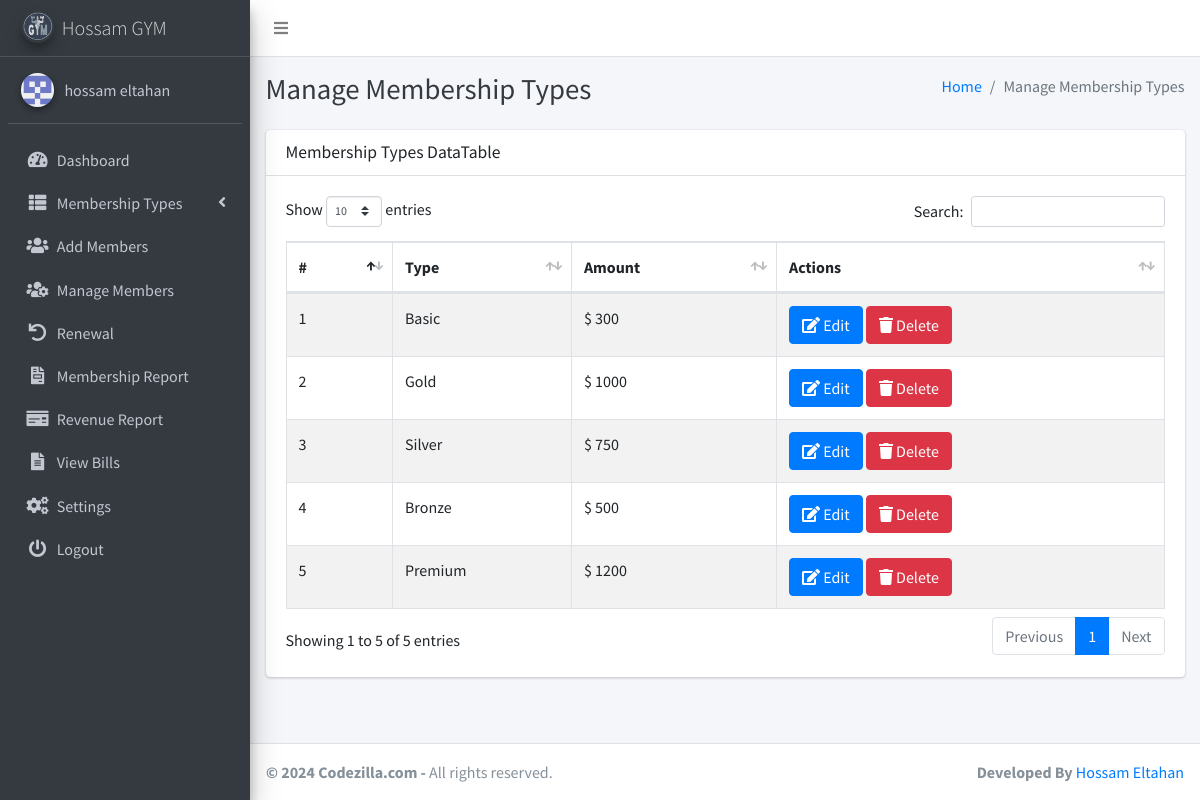
Page /view_type.php (signed in) on the committed database.
### tables this page shows
CREATE TABLE `settings` (
  `id` int(11) NOT NULL,
  `system_name` varchar(255) NOT NULL,
  `logo` varchar(255) NOT NULL,
  `currency` varchar(50) NOT NULL,
  `gym_address` varchar(255) DEFAULT NULL,
  `gym_contact` varchar(255) DEFAULT NULL,
  `gym_email` varchar(255) DEFAULT NULL,
  `gym_manager` varchar(255) DEFAULT NULL
);

CREATE TABLE `membership_types` (
  `id` int(11) NOT NULL,
  `type` varchar(255) NOT NULL,
  `amount` int(11) NOT NULL
);

### view_type.php (the view, shortened to what this page needs)
<?php
include('includes/config.php');
$selectQuery = "SELECT * FROM membership_types";
$result = $conn->query($selectQuery);
$fetchCurrencyQuery = "SELECT currency FROM settings WHERE id = 1";
$fetchCurrencyResult = $conn->query($fetchCurrencyQuery);
if ($fetchCurrencyResult->num_rows > 0) {
    $currencyDetails = $fetchCurrencyResult->fetch_assoc();
    $currencySymbol = $currencyDetails['currency'];
} else {
    $currencySymbol = '$';
}
?>
<!DOCTYPE html>
<html lang="en">
<?php include('includes/header.php');?>
<body class="hold-transition sidebar-mini layout-fixed layout-navbar-fixed layout-footer-fixed">
<div class="wrapper">
  <?php include('includes/nav.php');?>
 <?php include('includes/sidebar.php');?>
  <div class="content-wrapper">
  <?php include('includes/pagetitle.php');?>
    <section class="content">
      <div class="container-fluid">
        <div class="row">
        <div class="col-12">
        <div class="card">
    <div class="card-header">
        <h3 class="card-title">Membership Types DataTable</h3>
    </div>
    <div class="card-body">
        <table id="example1" class="table table-bordered table-striped">
            <thead>
                <tr>
                    <th>#</th>
                    <th>Type</th>
                    <th>Amount</th>
                    <th>Actions</th>
                </tr>
            </thead>
            <tbody>
                <?php
                $counter = 1;
                while ($row = $result->fetch_assoc()) {
                    echo "<tr>";
                    echo "<td>{$counter}</td>";
                    echo "<td>{$row['type']}</td>";
                    echo "<td>{$currencySymbol} {$row['amount']}</td>";
                    echo "<td>
                            <a href='edit_type.php?id={$row['id']}' class='btn btn-primary'><i class='fas fa-edit'></i> Edit</a>
                            <button class='btn btn-danger' onclick='deleteMembership({$row['id']})'><i class='fas fa-trash'></i> Delete</button>
                          </td>";
                    echo "</tr>";
                    $counter++;
                }
                ?>
            </tbody>
        </table>
    </div>
</div>
          </div>
        </div>
      </div>
    </section>
  </div>
  <footer class="main-footer">
        <strong> &copy; <?php echo date('Y');?> Codezilla.com</a> -</strong>
        All rights reserved.
        <div class="float-right d-none d-sm-inline-block">
        <b>Developed By</b> <a href="https://www.linkedin.com/in/hossam-eltahan-24528b253/">Hossam Eltahan</a>
        </div>
    </footer>
</div>
</body>
</html>

### includes/sidebar.php (shortened to what this page needs)
<aside class="main-sidebar sidebar-dark-primary elevation-4">
  <a href="" class="brand-link">
    <img src="<?php echo getLogoUrl(); ?>" alt="Logo" class="brand-image img-circle elevation-3" style="opacity: .8">
    <span class="brand-text font-weight-light"><?php echo getSystemName(); ?></span>
  </a>
  <?php
  function getSystemName()
  {
      global $conn;
      $systemNameQuery = "SELECT system_name FROM settings";
      $systemNameResult = $conn->query($systemNameQuery);
      if ($systemNameResult->num_rows > 0) {
          $systemNameRow = $systemNameResult->fetch_assoc();
          return $systemNameRow['system_name'];
      } else {
          return 'Codezilla';
      }
  }
  function getLogoUrl()
  {
      global $conn;
      $logoQuery = "SELECT logo FROM settings";
      $logoResult = $conn->query($logoQuery);
      if ($logoResult->num_rows > 0) {
          $logoRow = $logoResult->fetch_assoc();
          return $logoRow['logo'];
      } else {
          return 'dist/img/AdminLTELogo.png';
      }
  }
  function getGymManagerName()
  {
      global $conn;
      $managerQuery = "SELECT gym_manager FROM settings";
      $managerResult = $conn->query($managerQuery);
      if ($managerResult->num_rows > 0) {
          $managerRow = $managerResult->fetch_assoc();
          return $managerRow['gym_manager'];
      } else {
          return 'Gym Manager';
      }
  }
  ?>
  <div class="sidebar">
    <div class="user-panel mt-3 pb-3 mb-3 d-flex">
      <div class="image">
        <img src="dist/img/2382414.png" class="img-circle elevation-2" alt="User Image">
      </div>
      <div class="info">
        <a href="#" class="d-block"><?php echo getGymManagerName(); ?></a>
      </div>
    </div>
    <nav class="mt-2">
      <ul class="nav nav-pills nav-sidebar flex-column" data-widget="treeview" role="menu" data-accordion="false">
        <li class="nav-item">
          <a href="dashboard.php" class="nav-link <?php echo ($current_page == 'dashboard.php') ? 'active' : ''; ?>">
            <i class="nav-icon fas fa-tachometer-alt"></i>
            <p>Dashboard</p>
          </a>
        </li>
        <li class="nav-item has-treeview">
          <a href="#" class="nav-link <?php echo ($current_page == 'add_type.php' || $current_page == 'view_type.php' || $current_page == 'edit_type.php') ? 'active' : ''; ?>">
            <i class="nav-icon fas fa-th-list"></i>
            <p>
              Membership Types
              <i class="fas fa-angle-left right"></i>
            </p>
          </a>
        </li>
        <li class="nav-item">
          <a href="add_members.php" class="nav-link <?php echo ($current_page == 'add_members.php') ? 'active' : ''; ?>">
            <i class="nav-icon fas fa-users"></i>
            <p>Add Members</p>
          </a>
        </li>
        <li class="nav-item">
          <a href="manage_members.php" class="nav-link <?php echo ($current_page == 'manage_members.php' || $current_page == 'edit_member.php' || $current_page == 'memberProfile.php') ? 'active' : ''; ?>">
            <i class="nav-icon fas fa-users-cog"></i>
            <p>Manage Members</p>
          </a>
        </li>
        <li class="nav-item">
          <a href="list_renewal.php" class="nav-link <?php echo ($current_page == 'list_renewal.php' || $current_page == 'renew.php') ? 'active' : ''; ?>">
            <i class="nav-icon fas fa-undo"></i>
            <p>Renewal</p>
          </a>
        </li>
        <li class="nav-item">
          <a href="report.php" class="nav-link <?php echo ($current_page == 'report.php') ? 'active' : ''; ?>">
            <i class="nav-icon fas fa-file-invoice"></i>
            <p>Membership Report</p>
          </a>
        </li>
        <li class="nav-item">
          <a href="revenue_report.php" class="nav-link <?php echo ($current_page == 'revenue_report.php') ? 'active' : ''; ?>">
            <i class="nav-icon fas fa-money-check"></i>
            <p>Revenue Report</p>
          </a>
        </li>
        <li class="nav-item">
          <a href="all_bills.php" class="nav-link <?php echo ($current_page == 'all_bills.php') ? 'active' : ''; ?>">
            <i class="nav-icon fas fa-file-alt"></i>
            <p>View Bills</p>
          </a>
        </li>
        <li class="nav-item">
          <a href="settings.php" class="nav-link <?php echo ($current_page == 'settings.php') ? 'active' : ''; ?>">
            <i class="nav-icon fas fa-cogs"></i>
            <p>Settings</p>
          </a>
        </li>
        <li class="nav-item">
          <a href="logout.php" class="nav-link <?php echo ($current_page == 'logout.php') ? 'active' : ''; ?>">
            <i class="nav-icon fas fa-power-off"></i>
            <p>Logout</p>
          </a>
        </li>
      </ul>
    </nav>
  </div>
</aside>

### rows in the picture
settings: logo (picture), system_name "Hossam GYM", gym_manager "hossam eltahan", currency "$"
membership_types: type "Basic", amount "300"
membership_types: type "Gold", amount "1000"
membership_types: type "Silver", amount "750"
membership_types: type "Bronze", amount "500"
membership_types: type "Premium", amount "1200"

### other values in the picture
$pageTitle "Manage Membership Types"
